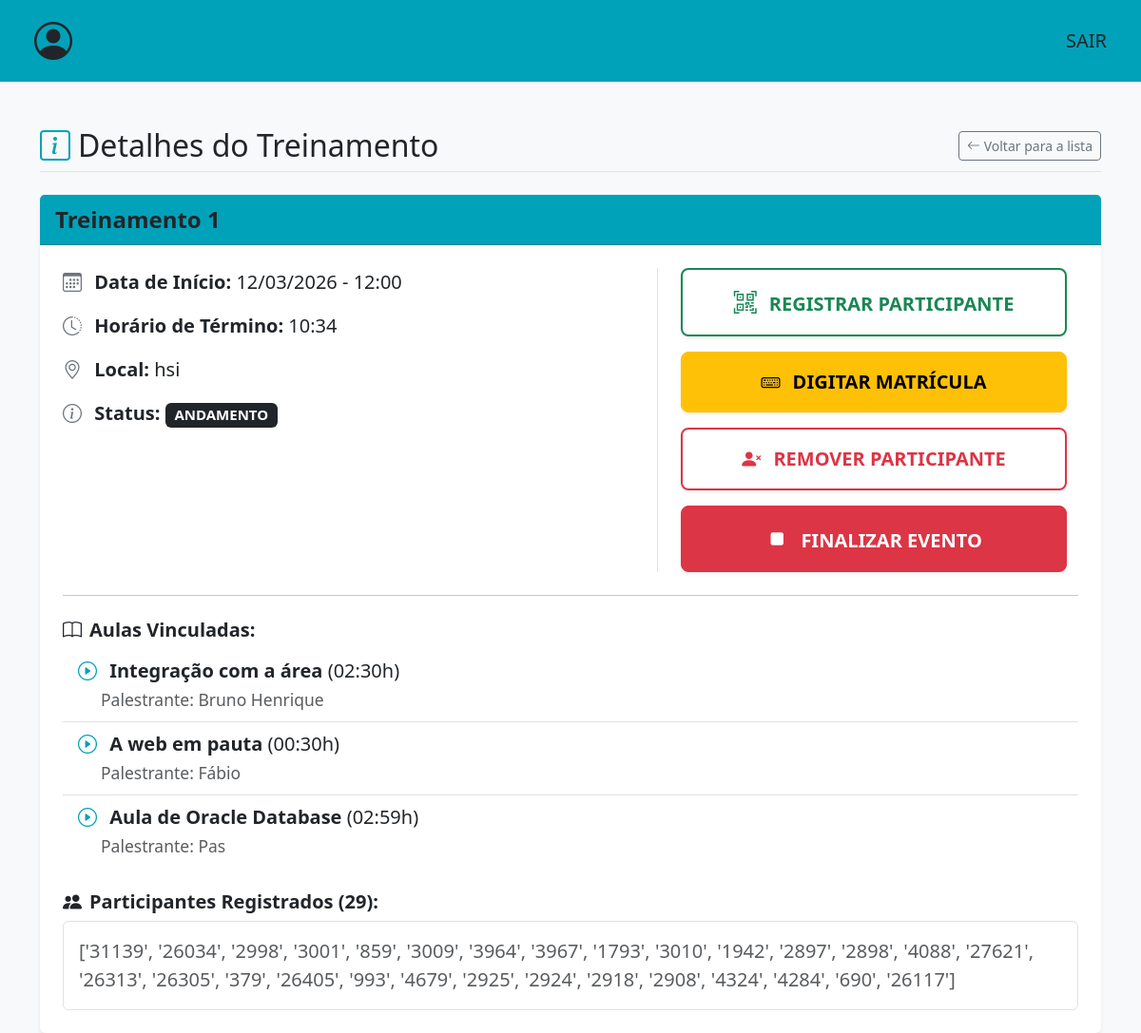
The app's page /conferir-treinamento/24/ (signed in), older data.
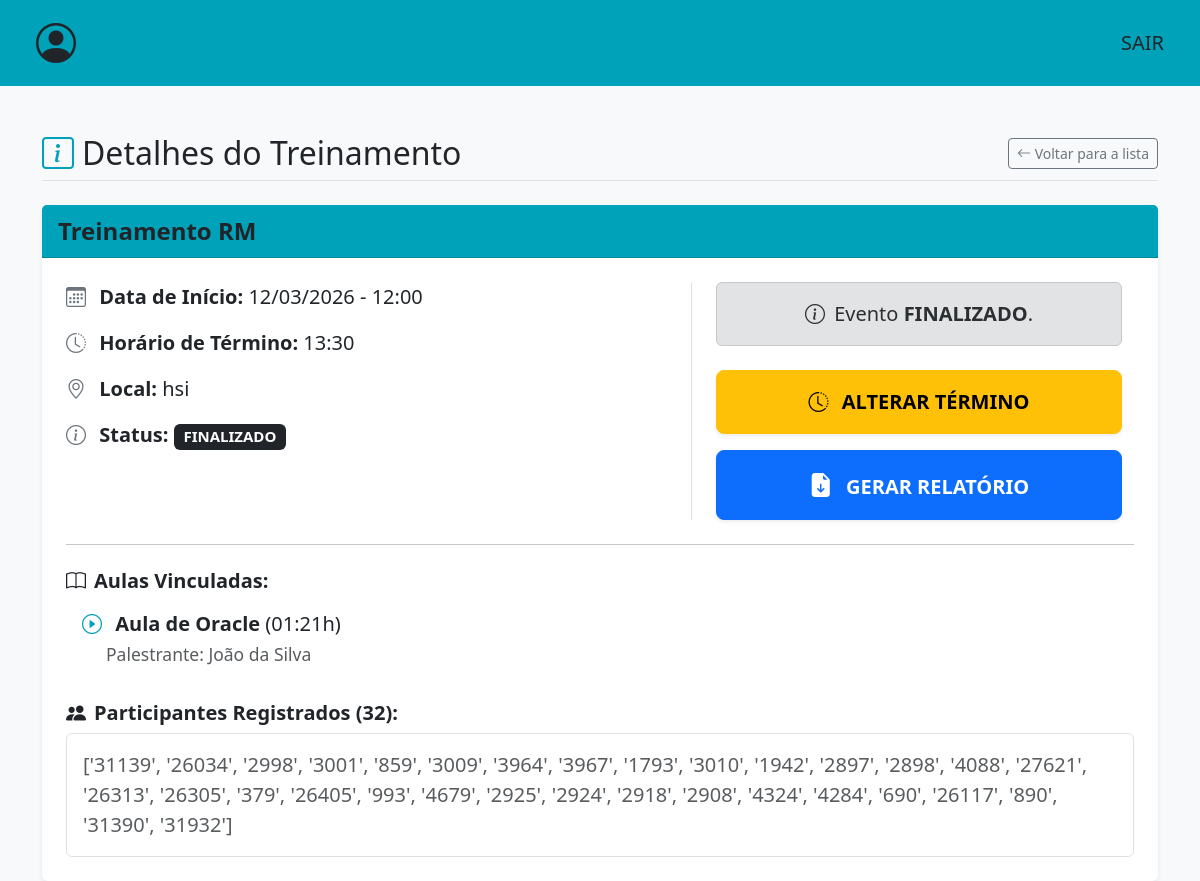
The same page, newer data.
### events/models.py (models this page shows, shortened)
class Treinamento(models.Model):
    opcoes_local = [
        ("AUDITORIO HSI","hsi"),
        ("AUDITORIO ADM CENTRAL","pupileira"),
    ]
    opcoes_status = [
        ("FINALIZADO","finalizado"),
        ("CANCELADO","cancelado"),
        ("MARCADO","marcado"),
        ("ANDAMENTO","andamento")
    ]
    nm_evento = models.CharField(max_length=100)
    data = models.DateTimeField()
    local = models.CharField(max_length=50,choices=opcoes_local)
    status = models.CharField(max_length=50,choices=opcoes_status)
    participantes = models.JSONField(default=list,blank=True)
    aulas = models.ManyToManyField(Aula, related_name='aulas')
    horario_final = models.TimeField(null=True,blank=True)

class Aula(models.Model):
    nm_aula = models.CharField(max_length=150)
    descricao = models.CharField(max_length=200)
    palestrante = models.CharField(max_length=100)
    carga_horaria = models.TimeField(null=False)

### events/views.py (the view)
# urls.py: path('conferir-treinamento/<int:treinamento_id>/',conferir_treinamento,name='conferir-treinamento'),
@login_required(login_url='/login')
def conferir_treinamento(request,treinamento_id):
    treinamento = Treinamento.objects.get(id=treinamento_id)
    return render(request,'events/conferir-treinamento.html',{'treinamento':treinamento})

### templates/events/conferir-treinamento.html (shortened to what the changed rows need)
<!DOCTYPE html>
<html lang="pt-br">
<head>
    <link href="https://cdn.jsdelivr.net/npm/bootstrap@5.3.2/dist/css/bootstrap.min.css" rel="stylesheet">
    <link href="https://cdn.jsdelivr.net/npm/bootstrap-icons@1.11.1/font/bootstrap-icons.css" rel="stylesheet">
</head>
<body class="bg-light">
    <div class="container mt-5">
        <div class="d-flex justify-content-between align-items-center mb-4 border-bottom pb-2">
            <h2 class="m-0"><i class="bi bi-info-square text-custom-teal me-2"></i>Detalhes do Treinamento</h2>
        </div>
        <div class="card shadow-sm border-0">
            <div class="card-header bg-custom-teal text-dark fw-bold fs-4">
                {{ treinamento.nm_evento }}
            </div>
            <div class="card-body fs-5 p-4">
                <div class="row">
                    <div class="col-md-7">
                        <p><i class="bi bi-calendar3 text-secondary me-2"></i> <strong>Data de Início:</strong> {{ treinamento.data|date:"d/m/Y - H:i" }}</p>
                        <p><i class="bi bi-clock-history text-secondary me-2"></i> <strong>Horário de Término:</strong> {{ treinamento.horario_final|time:"H:i"|default:"Não informado" }}</p>
                        <p><i class="bi bi-geo-alt text-secondary me-2"></i> <strong>Local:</strong> {{ treinamento.get_local_display }}</p>
                        <p><i class="bi bi-info-circle text-secondary me-2"></i> <strong>Status:</strong>
                            <span class="badge bg-dark">{{ treinamento.get_status_display|upper }}</span>
                        </p>
                    </div>
                    <div class="col-md-5 d-flex flex-column justify-content-center gap-3 border-start px-4">
                        {% if treinamento.status == 'MARCADO' %}
                            <button type="button" class="btn btn-success btn-lg fw-bold shadow-sm py-3 w-100" data-bs-toggle="modal" data-bs-target="#iniciarModal">
                                <i class="bi bi-play-fill fs-4 me-2"></i> INICIAR EVENTO
                            </button>
                            <a href="{% url 'editar-treinamento' treinamento.id %}" class="btn btn-primary btn-lg fw-bold shadow-sm py-3 w-100">
                                <i class="bi bi-pencil-square fs-4 me-2"></i> EDITAR EVENTO
                            </a>
                            <button type="button" class="btn btn-danger btn-lg fw-bold shadow-sm py-3 w-100" data-bs-toggle="modal" data-bs-target="#cancelarModal">
                                <i class="bi bi-x-circle-fill fs-4 me-2"></i> CANCELAR EVENTO
                            </button>
                        {% elif treinamento.status == 'ANDAMENTO' %}
                            <button type="button" class="btn btn-outline-success border-2 btn-lg fw-bold shadow-sm py-3 w-100" data-bs-toggle="modal" data-bs-target="#qrModal">
                                <i class="bi bi-qr-code-scan fs-4 me-2"></i> REGISTRAR PARTICIPANTE
                            </button>
                            <button type="button" class="btn btn-warning btn-lg fw-bold shadow-sm py-3 w-100" data-bs-toggle="modal" data-bs-target="#manualModal">
                                <i class="bi bi-keyboard me-2"></i> DIGITAR MATRÍCULA
                            </button>
                            <button type="button" class="btn btn-outline-danger border-2 btn-lg fw-bold shadow-sm py-3 w-100" data-bs-toggle="modal" data-bs-target="#removerParticipanteModal">
                                <i class="bi bi-person-x-fill me-2"></i> REMOVER PARTICIPANTE
                            </button>
                            <button type="button" class="btn btn-danger btn-lg fw-bold shadow-sm py-3 w-100" data-bs-toggle="modal" data-bs-target="#finalizarModal">
                                <i class="bi bi-stop-fill fs-4 me-2"></i> FINALIZAR EVENTO
                            </button>
                        {% else %}
                            <div class="alert alert-secondary text-center mb-2">
                                <i class="bi bi-info-circle me-1"></i> Evento <strong>{{ treinamento.get_status_display|upper }}</strong>.
                            </div>
                            <button type="button" class="btn btn-warning btn-lg fw-bold shadow-sm py-3 w-100" data-bs-toggle="modal" data-bs-target="#alterarHorarioModal">
                                <i class="bi bi-clock-history me-2"></i> ALTERAR TÉRMINO
                            </button>
                            <a href="{% url 'exportar-lista-treinamento' treinamento.id %}" class="btn btn-primary btn-lg fw-bold shadow-sm py-3 w-100">
                                <i class="bi bi-file-earmark-arrow-down-fill fs-4 me-2"></i> GERAR RELATÓRIO
                            </a>
                        {% endif %}
                    </div>
                </div>
                <hr class="my-4">
                <h5 class="fw-bold"><i class="bi bi-book me-2"></i>Aulas Vinculadas:</h5>
                <ul class="list-group list-group-flush mb-4">
                    {% for aula in treinamento.aulas.all %}
                        <li class="list-group-item bg-transparent">
                            <i class="bi bi-play-circle text-custom-teal me-2"></i>
                            <strong>{{ aula.nm_aula }}</strong> ({{ aula.carga_horaria }}h) <br>
                            <small class="text-muted ms-4">Palestrante: {{ aula.palestrante }}</small>
                        </li>
                    {% empty %}
                        <li class="list-group-item bg-transparent text-danger">Nenhuma aula vinculada a este evento.</li>
                    {% endfor %}
                </ul>
                <h5 class="fw-bold"><i class="bi bi-people-fill me-2"></i>Participantes Registrados ({{ treinamento.participantes|length }}):</h5>
                <div class="bg-white border rounded p-3 text-muted">
                    {{ treinamento.participantes }}
                </div>
            </div>
        </div>
    </div>
</body>
</html>

Row changes from the older to the newer data that the page shows:
removed Aula: nm_aula "Integração com a área", carga_horaria "02:30", palestrante "Bruno Henrique"
removed Aula: nm_aula "A web em pauta", carga_horaria "00:30", palestrante "Fábio"
removed Aula: nm_aula "Aula de Oracle Database", carga_horaria "02:59", palestrante "Pas"
changed Treinamento "hsi": nm_evento "Treinamento 1" → "Treinamento RM"; horario_final "10:34" → "13:30"; status "ANDAMENTO" → "FINALIZADO"; status (not shown) → "FINALIZADO"; participantes|length "29" → "32"; participantes "…'2908', '4324', '4284', '690', '26117']" → "…'2908', '4324', '4284', '690', '26117', '890', '31390', '31932']"
added Aula: nm_aula "Aula de Oracle", carga_horaria "01:21", palestrante "João da Silva"
Text that changed along with them:
text no longer shown: "REGISTRAR PARTICIPANTE DIGITAR MATRÍCULA REMOVER PARTICIPANTE FINALIZAR EVENTO"
text now shown: "Evento . ALTERAR TÉRMINO GERAR RELATÓRIO"
